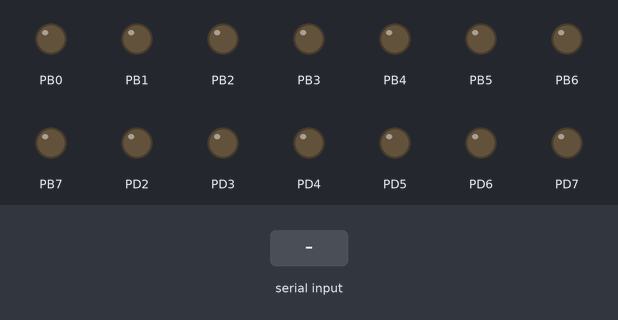
A program run on a simulated ATmega328P, built with avr-gcc and emulated at 16 MHz. Shown: output pins drawn as LEDs (lit = HIGH). The inputs (shaded band) are chosen by the test bench. What the program prints to the serial monitor is not drawn.

Above: at 1.2 s.
1.3 s: "1" received over Serial
At 2.2 s:
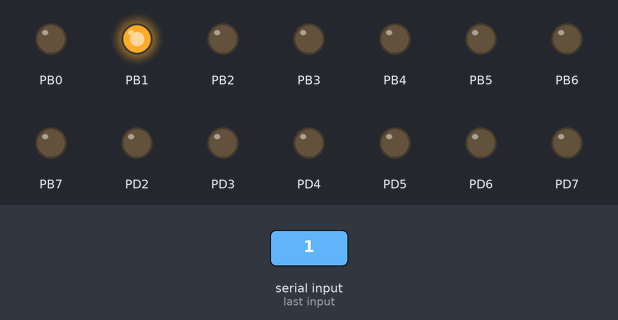
2.8 s: "0" received over Serial
4.3 s: "2" received over Serial
5.8 s: "1" received over Serial
At 7.1 s:
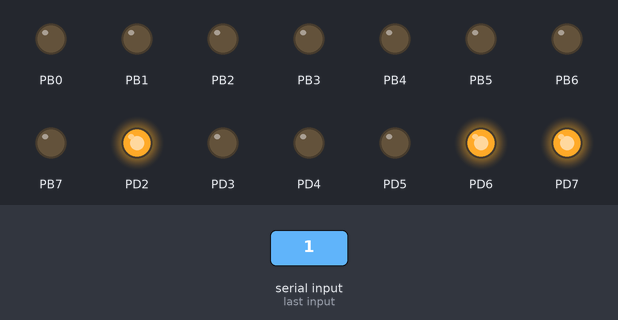
Timing chart, 0 to 8.3 s (numbered marks = the images above; inputs shaded):
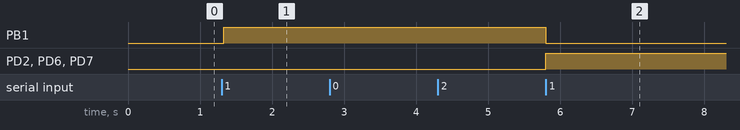

The program:

main.c
```c
/* Universidad del Valle de Guatemala
 * Programacion de microcontroladores
 * Laboratorio 6.c
 *
 * 4/19/2024
 * Josue Castro
 */
#define F_CPU 16000000
#define entrada0 48
#define entrada1 49
#define entrada2 50

#include <avr/io.h>
#include <util/delay.h>
#include <avr/interrupt.h>


void initUART9600(void);
void initADC(void);
void writeUART(char Caracter);
void writeUARTEXT(char * Texto);
void PROCESASCII(uint8_t);

uint8_t ASCII = 0;
volatile uint8_t entrada = 0;
volatile uint8_t buffertx = 0;
volatile uint8_t potValue = 0;
volatile uint8_t flag = 0;


int main(void)
{
	cli();
	DDRB = 0xFF;
	DDRD = 0xFF;
	initUART9600();
	initADC();
	sei();
	while (1)
	{
		if(flag == 1){

			entrada = 0;
			writeUART(10);
			writeUART(13);
			writeUARTEXT("Hola, selecciona una opcion");
			writeUART(10);
			writeUART(13);
			writeUARTEXT("1.Leer Potenciometro");
			writeUART(10);
			writeUART(13);
			writeUARTEXT("2.Enviar ASCII");
			writeUART(10);
			writeUART(13);
			while(!(entrada == entrada1 || entrada == entrada2));

			switch(entrada) {
				case entrada1:

				ADCSRA |= (1 << ADSC);
				flag = 0;
				_delay_ms(30);
				break;

				case entrada2:

				writeUART(10);
				writeUART(30);
				writeUARTEXT("Ingrese ASCII");
				writeUART(10);
				writeUART(13);
				flag = 0;
				while(flag == 0);
				break;
			}
		}
		flag = 1;
	}//while
}//main

void initUART9600(void){

	DDRD &= ~(1<<DDD0);
	DDRD |= (1<<DDD1);
	UCSR0A = 0;
	//Configurar el UCSR0B, tx y rx
	UCSR0B = 0;
	UCSR0B |= (1<<RXCIE0) | (1<<RXEN0) |(1<<TXEN0);
	UCSR0C = 0;
	UCSR0C |= (1<<UCSZ01)|(1<<UCSZ00);
	UBRR0 = 103;

}

void initADC(void){

	// Lectura del ADC
	ADMUX = 0;
	ADMUX |= (1 << REFS0)| (1 << ADLAR);
	ADCSRA = 0;
	ADCSRA |= (1 << ADEN) | (1 << ADIE) | (1 << ADPS2) | (1 << ADPS1)| (1 <<ADPS0);
	DIDR0 |= (1 << ADC0D); // Desactivar entrada digital para pin PC0
}
void writeUART(char Caracter) {
	while(!(UCSR0A & (1<<UDRE0))); //UCSR0A sea 1
	UDR0 = Caracter;
}

void writeUARTEXT(char * Texto) {
	uint8_t i;
	for(i=0; Texto[i]!='\0'; i++){
		while (!(UCSR0A & (1<<UDRE0)) );
		UDR0 = Texto[i];
	}
}

void PROCESASCII(uint8_t crudo) {
	uint8_t unidades;
	uint8_t decenas;
	uint8_t centenas;

	unidades = crudo % 10;
	crudo = (crudo - unidades)/10;
	decenas = crudo % 10;
	crudo = ( crudo - decenas)/10;
	centenas = crudo % 10;
	writeUART(entrada0 + centenas);
	writeUART(entrada0 + decenas);
	writeUART(entrada0 + unidades);
	writeUART(10);
	writeUART(30);
}


ISR(USART_RX_vect) {
	buffertx = UDR0;
	entrada = buffertx;

	if(flag == 1){
		if(entrada == entrada1){
			writeUART(10);
			writeUART(30);
			writeUARTEXT("Valor Potenciometro: ");
		}
		else if(entrada == entrada2) {
			writeUART(10);
			writeUART(13);
			writeUARTEXT("Valor ASCII: ");
			writeUART(10);
			writeUART(13);
		}
		else {
			writeUART(10);
			writeUART(13);
			writeUARTEXT("Por favor ingresa 1 o 2");
			writeUART(10);
			writeUART(13);
		}
	}
	if(flag == 0){

		PORTD = (buffertx & 0b00111111)* 0b00000100;
		PORTB = (buffertx >> 6) & 0b00000011;
		flag = 1;
	}

}
ISR(ADC_vect){
	ASCII = ADCH;
	PROCESASCII(ASCII);
	PORTD = (ASCII & 0b00111111)* 0b00000100;
	PORTB = (ASCII >> 6) & 0b00000011;

	ADCSRA |= (1 << ADIF);	//LIMPIA LA BANDERA
}
```

Measured:
- after the input at 1.3 s, PB1: LOW → HIGH at once
- after the input at 2.8 s, every drawn part: stays the same
- after the input at 4.3 s, every drawn part: stays the same
- after the input at 5.8 s, PB1: HIGH → LOW at once; PD2, PD6, PD7: LOW → HIGH at once
